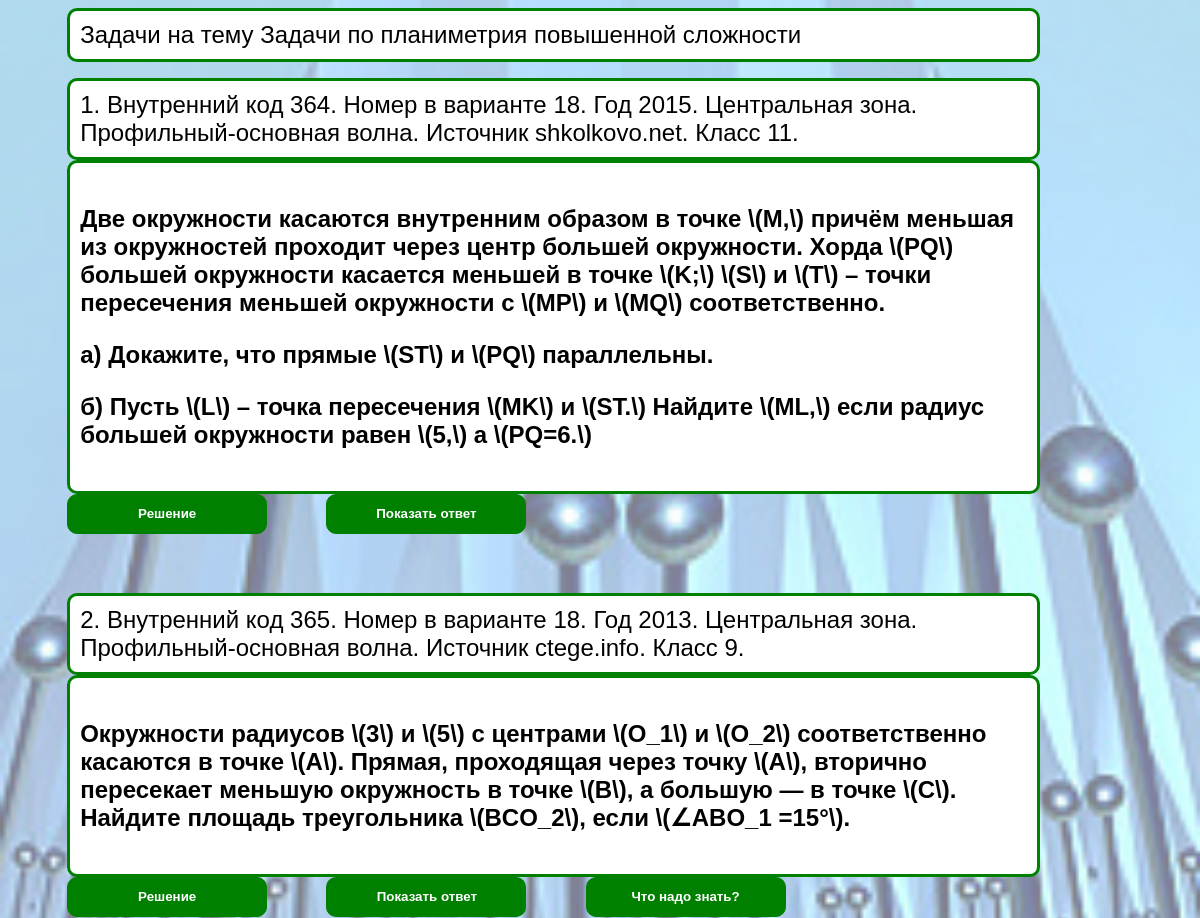
/probls/20/?school_class=11 (upper part), run on an earlier commit of the app's database.
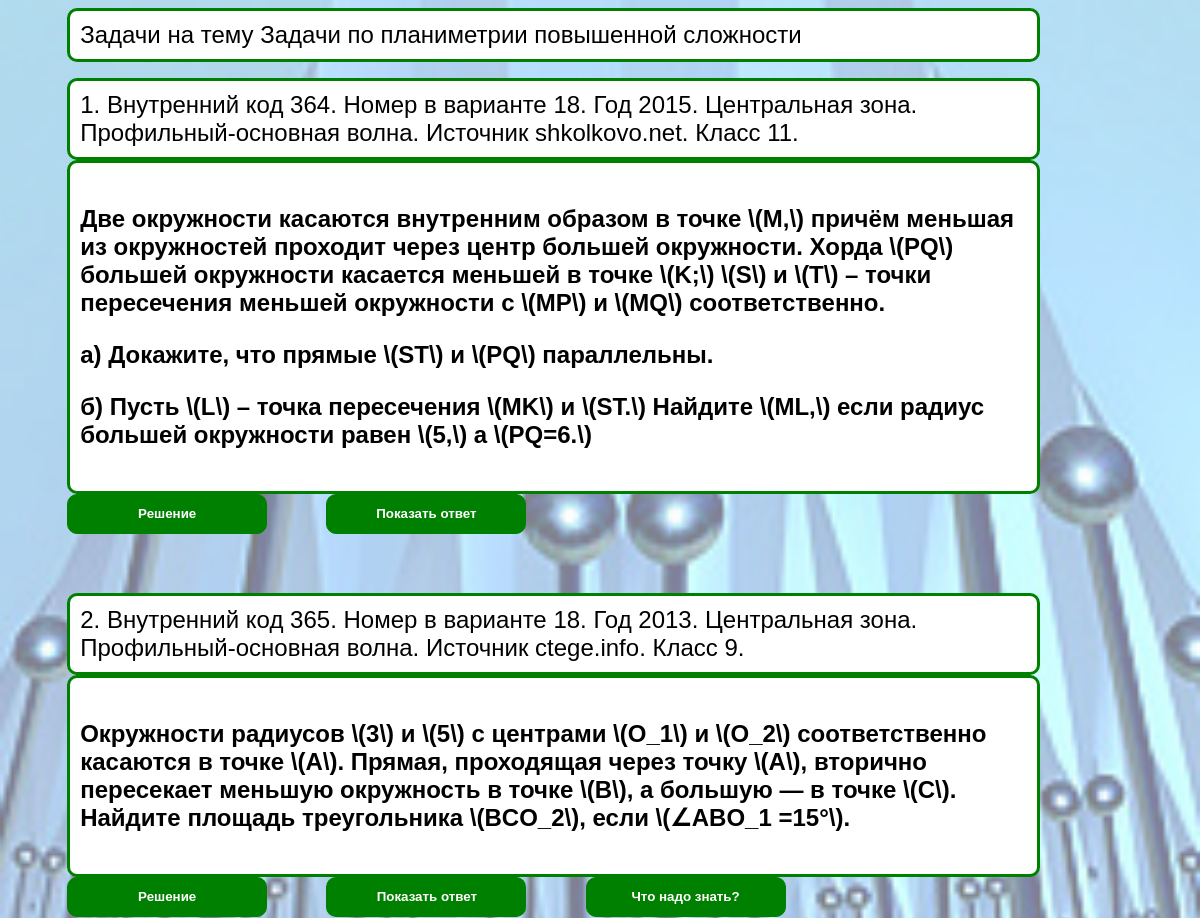
And on a later commit of the database.
### main/models.py (models this page shows, shortened)
class Topic(models.Model):
    name_topic = models.CharField(max_length=200, db_index=True)
    number_in_order = models.IntegerField(default=0)
    mett = models.IntegerField(default=0)
    tip_top = models.IntegerField(blank=True, null=True, default=0)
    backdrop = models.ImageField(upload_to='smile', default='')

class Probl(models.Model):
    condition_txt = models.TextField(blank=True, null=True, default='')
    solution_txt = models.TextField(blank=True, null=True, default='')
    hint_txt = models.CharField(max_length=1000, blank=True, null=True, default='')
    complexity = models.IntegerField(blank=True, null=True, default=0)
    topic = models.ForeignKey('topic', on_delete=models.PROTECT, default='')
    result = models.CharField(max_length=200, blank=True, null=True, default='')
    result_full = models.CharField(max_length=200, blank=True, null=True, default='')
    ege = models.IntegerField(blank=True, null=True, default=0)
    place_ege = models.CharField(max_length=100, blank=True, null=True, default='')
    tip_ege = models.IntegerField(blank=True, null=True, default=0)
    gkey = models.CharField(max_length=20, blank=True, null=True, default='')
    number_task = models.IntegerField(blank=True, null=True, default=0)
    variant = models.IntegerField(blank=True, null=True, default=0)
    source = models.CharField(max_length=100, blank=True, null=True, default='')
    name_potok = models.CharField(max_length=50, blank=True, null=True, default='')
    date = models.DateTimeField(blank=True, null=True)
    school_class = models.IntegerField(blank=True, null=True, default=0)
    nopor = models.IntegerField(blank=True, null=True, default=0)
    class Meta:
        verbose_name = 'probl'
        verbose_name_plural = 'probls'

### main/views.py (the view)
# urls.py: path('probls/<int:pkkk>/', views.probls, name='probls'),
def probls(request, pkkk):
    tp = Topic.objects.get(pk=pkkk)
    pkk = pkkk
    mm = 11
    bimgs = Bimg.objects.filter()
    pr = Probl.objects.filter(topic=pkk, school_class__lte=mm, number_task__gt=0).order_by("complexity")
    sm = Smailic.objects.get(pk=1)
    for p in pr:
        p.ege = p.gkey[0:4]
        p.place_ege = name_zone(zone(p.gkey))
        p.name_potok = name_potok(potok(p.gkey))
    context = {
        'tp': tp,
        'sm': sm,
        'bimgs': bimgs,
        'probls': pr
    }
    return render(request, 'main/probls.html', context=context)

### main/views.py (called while the page is built)
def zone(gkey):
    if gkey[6] == '_':
        u = gkey[5]
    else:
        u = gkey[5:7]
    return u

def potok(gkey):
    if gkey[6] == '_':
        u = gkey[7]
    else:
        u = gkey[8]
    return u

def name_potok(potokk):
    if potokk == '1':
        np = 'Профильный-основная волна'
    elif potokk == '2':
        np = 'Профильный -досрочная волна'
    elif potokk == '3':
        np = 'Профильный-резервный день основной волны'
    elif potokk == '4':
        np = 'Профильный-резервный день досрочной волны'
    elif potokk == '5':
        np = 'Базовый-основная волна'
    elif potokk == '6':
        np = 'Базовый -досрочная волна'
    elif potokk == '7':
        np = 'Базовый -резервный день основной волны'
    elif potokk == '8':
        np = 'Базовый-резервный день досрочной волны'
    else:
        np = '???'
    return np

def name_zone(zonne):
    if zonne == '1':
        nz = 'Калининградская область'
    elif zonne == '2':
        nz = 'Центральная зона'
    elif zonne == '3':
        nz = 'Урал'
    elif zonne == '5':
        nz = 'Сибирь'
    elif zonne == '9':
        nz = 'Дальный Восток'
    else:
        nz = '???'
    return nz

### main/templates/main/probls.html (shortened to what this page needs)
{% load static %}
<!doctype html>
<html lang="en">
<head>
</head>
<body>
{% autoescape off %}
<div class="px_l">
</h1> Задачи на тему</h1>
</h1> {{tp.name_topic}}</h1>
</div>
<p>
<p>
{% for b in bimgs %}
 {% for p in probls %}
<div class="px_l">
    <a>{{forloop.counter}}.</a>
    <a>Внутренний код {{p.pk}}.</a>
    <a>Номер в варианте {{p.number_task}}.</a>
    <a>Год {{p.ege}}.</a>
    <a>{{p.place_ege}}.</a>
    <a>{{p.name_potok}}.</a>
    <a>Источник {{p.source}}.</a>
    <a>Класс {{p.school_class}}.</a>
</div>
<div class="px_l">
    {%if p.condition_txt%}
      <h4 align="left"> {{p.condition_txt }} </h4>
    {%endif%}
</div>
    <div class="btn-group">
        <form action="{%url 'task' p.pk %}" >
          <button style="height:40px;width:200px;border-radius:10px">Решение</button>
        </form>
        {%if p.result_full%}
          <button style="height:40px;width:200px;border-radius:10px" onclick="showModalWin({{forloop.counter}})">Показать ответ</button>
        {%else%}
         {%if p.result%}
           <button style="height:40px;width:200px;border-radius:10px" onclick="showModalWin({{forloop.counter}})" >Показать ответ</button>
         {%endif%}
        {%endif%}
         {%if p.hint_txt%}
          <form action="{%url 'theme' p.pk %}" >
              <button style="height:40px;width:200px;border-radius:10px" >Что надо знать?</button>
          </form>
        {%endif%}
        </div>
  {%endfor%}
{%endfor%}
{% endautoescape %}
</body>
</html>

What changed in the data, as far as the page shows it:
changed Topic: name_topic "Задачи по планиметрия повышенной сложности" → "Задачи по планиметрии повышенной сложности"
